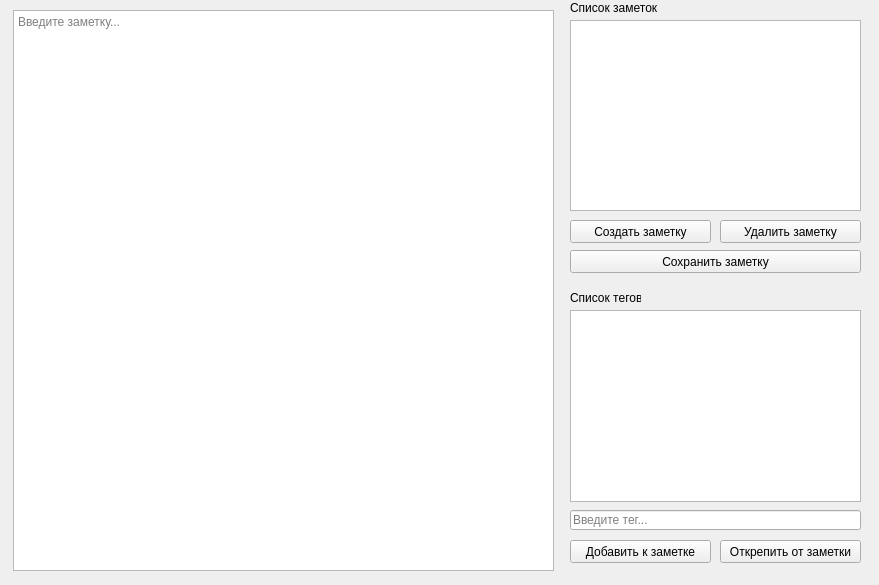
<?xml version="1.0" encoding="UTF-8"?>
<ui version="4.0">
 <class>Form</class>
 <widget class="QWidget" name="Form">
  <property name="geometry">
   <rect>
    <x>0</x>
    <y>0</y>
    <width>879</width>
    <height>585</height>
   </rect>
  </property>
  <property name="windowTitle">
   <string>Умные заметки</string>
  </property>
  <widget class="QTextEdit" name="field_text">
   <property name="geometry">
    <rect>
     <x>13</x>
     <y>10</y>
     <width>541</width>
     <height>561</height>
    </rect>
   </property>
   <property name="placeholderText">
    <string>Введите заметку...</string>
   </property>
  </widget>
  <widget class="QListWidget" name="list_notes">
   <property name="geometry">
    <rect>
     <x>570</x>
     <y>20</y>
     <width>291</width>
     <height>191</height>
    </rect>
   </property>
  </widget>
  <widget class="QLabel" name="list_notes_label">
   <property name="geometry">
    <rect>
     <x>570</x>
     <y>0</y>
     <width>91</width>
     <height>16</height>
    </rect>
   </property>
   <property name="text">
    <string>Список заметок</string>
   </property>
  </widget>
  <widget class="QPushButton" name="button_note_del">
   <property name="geometry">
    <rect>
     <x>720</x>
     <y>220</y>
     <width>141</width>
     <height>23</height>
    </rect>
   </property>
   <property name="text">
    <string>Удалить заметку</string>
   </property>
  </widget>
  <widget class="QPushButton" name="button_note_create">
   <property name="geometry">
    <rect>
     <x>570</x>
     <y>220</y>
     <width>141</width>
     <height>23</height>
    </rect>
   </property>
   <property name="text">
    <string>Создать заметку</string>
   </property>
  </widget>
  <widget class="QPushButton" name="button_note_save">
   <property name="geometry">
    <rect>
     <x>570</x>
     <y>250</y>
     <width>291</width>
     <height>23</height>
    </rect>
   </property>
   <property name="text">
    <string>Сохранить заметку</string>
   </property>
  </widget>
  <widget class="QLabel" name="list_tags_label">
   <property name="geometry">
    <rect>
     <x>570</x>
     <y>290</y>
     <width>71</width>
     <height>16</height>
    </rect>
   </property>
   <property name="text">
    <string>Список тегов</string>
   </property>
  </widget>
  <widget class="QListWidget" name="list_tags">
   <property name="geometry">
    <rect>
     <x>570</x>
     <y>310</y>
     <width>291</width>
     <height>192</height>
    </rect>
   </property>
  </widget>
  <widget class="QLineEdit" name="field_tag">
   <property name="geometry">
    <rect>
     <x>570</x>
     <y>510</y>
     <width>291</width>
     <height>20</height>
    </rect>
   </property>
   <property name="placeholderText">
    <string>Введите тег...</string>
   </property>
  </widget>
  <widget class="QPushButton" name="button_tag_add">
   <property name="geometry">
    <rect>
     <x>570</x>
     <y>540</y>
     <width>141</width>
     <height>23</height>
    </rect>
   </property>
   <property name="text">
    <string>Добавить к заметке</string>
   </property>
  </widget>
  <widget class="QPushButton" name="button_tag_del">
   <property name="geometry">
    <rect>
     <x>720</x>
     <y>540</y>
     <width>141</width>
     <height>23</height>
    </rect>
   </property>
   <property name="text">
    <string>Открепить от заметки</string>
   </property>
  </widget>
 </widget>
 <resources/>
 <connections/>
</ui>
